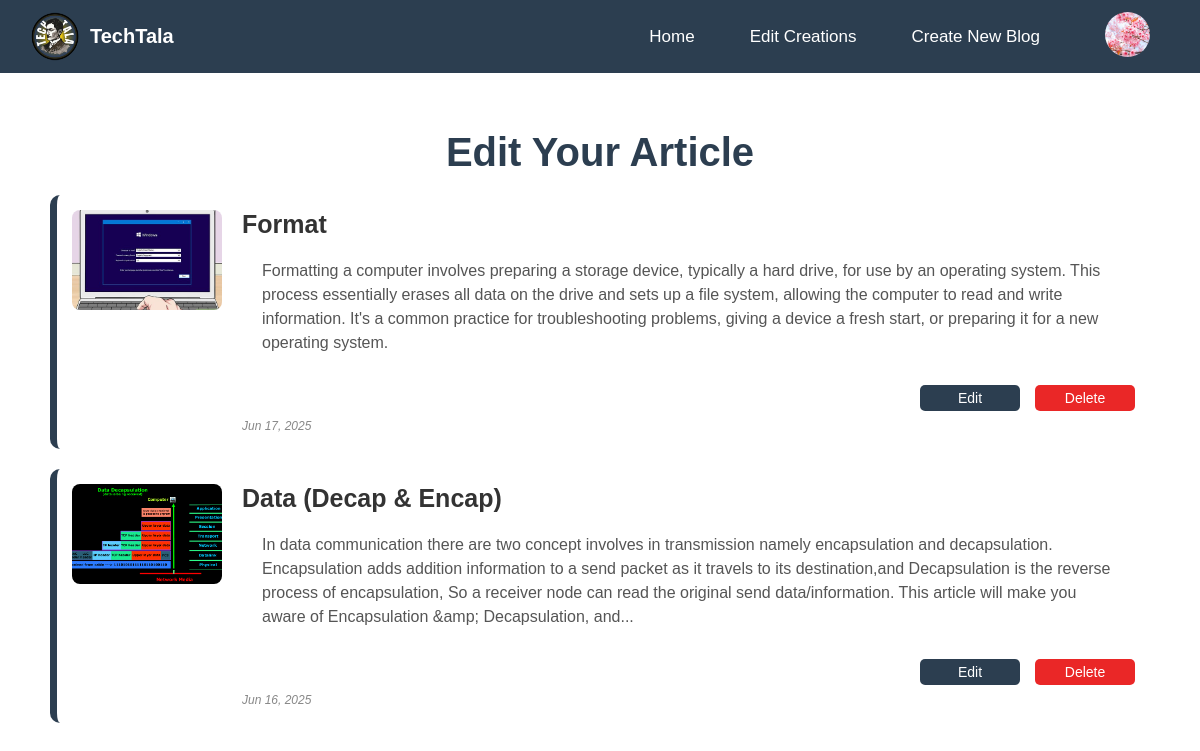
The app's page /Author/creations.php (signed in) with its own data.
### tables this page shows
CREATE TABLE `users` (
  `id` int(11) NOT NULL,
  `username` varchar(30) NOT NULL,
  `pass` varchar(255) NOT NULL,
  `email` varchar(100) NOT NULL,
  `created_at` datetime NOT NULL DEFAULT curtime(),
  `role` varchar(50) DEFAULT NULL,
  `display_name` varchar(100) DEFAULT NULL,
  `gender` enum('male','female','not-specified') DEFAULT NULL,
  `bio` text DEFAULT NULL,
  `profile_picture` varchar(255) DEFAULT NULL
);

CREATE TABLE `post` (
  `id` int(11) NOT NULL,
  `username` varchar(30) NOT NULL,
  `title` varchar(100) NOT NULL,
  `content` text NOT NULL,
  `image` varchar(255) DEFAULT NULL,
  `created_at` datetime NOT NULL DEFAULT curtime(),
  `users_id` int(11) DEFAULT NULL,
  `updated_at` datetime DEFAULT current_timestamp() ON UPDATE current_timestamp()
);

### db.php (called while the page is built, shortened)
<?php
require('db.connect.php');
function executeQuery($sql, $data){
    global $conn;
    $stmt = $conn->prepare($sql);
    if (count($data) > 0) {
        $values = array_values($data);
        $types = str_repeat('s', count($values));
        $stmt->bind_param($types, ...$values);
    }
    $stmt->execute();
    return $stmt;
}
function selectAll($table, $conditions = []){
    global $conn;
    $sql = "SELECT * FROM $table";
    if (empty($conditions)){
        $stmt = $conn->prepare($sql);
        if (!$stmt) {
            die("Prepare failed: " . $conn->error);
        }
        $stmt->execute();
        $records = $stmt->get_result()->fetch_all(MYSQLI_ASSOC);
        return $records;
    } else {
        $i = 0;
        foreach ($conditions as $key => $value){
            if ($i === 0){
                $sql = $sql . " WHERE $key = ?";
            } else {
                $sql = $sql . " AND $key = ?";
            }
            $i++;
        }
        $stmt = executeQuery($sql, $conditions);
        $records = $stmt->get_result()->fetch_all(MYSQLI_ASSOC);
        return $records;
    }
}
function selectOne($table, $conditions = []){
    $sql = "SELECT * FROM $table";
    $i = 0;
    foreach ($conditions as $key => $value){
        if ($i === 0){
            $sql = $sql . " WHERE $key = ?";
        } else {
            $sql = $sql . " AND $key = ?";
        }
        $i++;
    }
    $sql = $sql . " LIMIT 1";
    $stmt = executeQuery($sql, $conditions);
    $records = $stmt->get_result()->fetch_all(MYSQLI_ASSOC);
    return !empty($records) ? $records[0] : [];
}
function remove($html) {
    $html = str_replace(['</p><p>', '<br>', '<br/>', '<br />'], ["\n\n", "\n", "\n", "\n"], $html);
    return strip_tags($html);
}
?>

### Author/creations.php (the view, shortened to what this page needs)
<?php
include '../db.connect.php';
include '../db.php';
$table = 'post';
$user_id = $_SESSION['user_id'];
$conditions = ['users_id' => $user_id];
$own_articles = selectAll($table, $conditions);
if (!empty($own_articles)) {
    usort($own_articles, function($a, $b) {
        return strtotime($b['created_at']) - strtotime($a['created_at']);
    });
}
?>
<!DOCTYPE html>
<html lang="en">
<head>
    <link rel="stylesheet" href="creation.css">
</head>
<body>
    <?php include ("header.php")?>
    <div class="content">
        <h1>Edit Your Article</h1>
        <div class="main">
            <?php if (!empty($own_articles)): ?>
                <?php foreach ($own_articles as $post): ?>
                    <div class="box">
                        <?php if (!empty($post['image'])): ?>
                            <div class="image">
                                <img src="images/<?php echo htmlspecialchars($post['image']); ?>"
                                    alt="<?php echo htmlspecialchars($post['title']); ?>">
                            </div>
                        <?php endif; ?>
                        <div class="header-content">
                            <h2><?php echo htmlspecialchars($post['title']); ?></h2>
                            <p><?php
                                $content = htmlspecialchars(remove($post['content']));
                                echo strlen($content) > 400 ? substr($content, 0, 400) . '...' : $content;
                            ?></p>
                            <div class="button">
                                <a class="edit" href="editpost.php?id=<?php echo $post['id']; ?>">Edit</a>
                                <a class="delete" href="?deletePost=<?php echo $post['id']; ?>" onclick="return confirm('Are you sure you want to delete this post?');">Delete</a>
                            </div>
                            <div class="date">
                                <?php if (isset($post['created_at'])): ?>
                                    <span><?php echo date('M j, Y', strtotime($post['created_at'])); ?></span>
                                <?php endif; ?>
                            </div>
                        </div>
                    </div>
                <?php endforeach; ?>
            <?php else: ?>
                    <p>You haven't created any articles yet.</p>
            </div>
            <?php endif; ?>
        </div>
    </div>
</body>
</html>

### Author/header.php (shortened to what this page needs)
<?php
require_once '../db.connect.php';
require_once '../db.php';
$profile_pic_path = 'image/profile.png';
if (isset($_SESSION['user_id'])) {
    $user = selectOne('users', ['id' => $_SESSION['user_id']]);
    if ($user && !empty($user['profile_picture'])) {
        $profile_pic_path = '../profiles/' . $user['profile_picture'];
    }
}
?>
<!DOCTYPE html>
<html lang="en">
<head>
    <link rel="stylesheet" href="header.css">
</head>
<body>
    <nav>
        <img src="image/logo.png" class="logo">
        <h3>TechTala</h3>
        <ul>
            <li><a href="homepage.php">Home</a></li>
            <li><a href="creations.php">Edit Creations</a></li>
            <li><a href="create_newblog.php">Create New Blog</a></li>
            <li><div class="drop">
            <div class="menu">
                <img class="profile" src="<?php echo htmlspecialchars($profile_pic_path); ?>" alt="Profile Picture"?>
            </div>
            </div></div></li>
        </ul>
    </nav>
</body>
</html>

### Author/creation.css (style rules this page uses)
nav { background-color: #2C3E50; }
.content { padding: 50px; }
.content h1 { text-align: center; font-size: 40px; color: #2C3E50; font-weight: bold; margin-top: 80px; }
.main { margin-top: 10px; }
.box { margin-top: 20px; background-color: white; border-radius: 10px; padding: 15px; height: auto; border-left: 7px solid #2C3E50; transition: 0.5s; display: flex; align-items: flex-start; gap: 20px; }
.box .image { width: 150px; height: 100px; overflow: hidden; border-radius: 8px; flex-shrink: 0; }
.box .image img { width: 100%; height: 100%; object-fit: cover; }
.box .header-content { flex: 1; }
.box .button .delete { background-color: #ea2727; color: white; padding: 5px 10px; }
.box h2 { margin-bottom: 15px; font-size: 25px; color: #333; }
.box p { padding: 5px 20px 20px 20px; color: #555; line-height: 1.5; }
.button { display: flex; justify-content: flex-end; gap: 15px; }
.button a { padding: 5px 10px; border: none; border-radius: 5px; font-size: 14px; cursor: pointer; text-decoration: none; display: flex; margin-top: 10px; margin-bottom: 5px; justify-content: center; width: 100px; }
.button .edit { background-color: #2C3E50; color: white; padding: 5px 10px; }
span { bottom: 10px; left: 15px; font-size: 12px; color: #888; font-style: italic; margin-top: 20px; }

### Author/header.css (style rules this page uses)
* { margin: 0; padding: 0; box-sizing: border-box; font-family: 'Poppins', sans-serif; }
nav { width: 100%; position: fixed; top: 0; left: 0; padding: 2px 10px; display: flex; align-items: center; z-index: 1000; }
nav .logo { width: 70px; margin-left: 10px; }
h3 { color: #fff; font-size: 20px; text-decoration: none; display: inline-block; position: fixed; margin-left: 80px; }
nav ul { margin-left: auto; display: flex; align-items: center; gap: 35px; }
nav ul li { list-style: none; display: inline-block; }
nav ul li a { text-decoration: none; color: #fff; font-size: 17px; transition: 0.3s; position: relative; padding: 0 10px; }
nav ul li a::after { content: ""; position: absolute; left: 0; bottom: -10px; width: 0%; height: 2px; background: white; margin-left: 50px; transition: 0.4s ease; }
.drop { position: relative; display: inline-block; padding: 10px; border-radius: 10px; cursor: pointer; }
.profile { width: 45px; height: 45px; margin-left: 10px; margin-right: 30px; border-radius: 50%; object-fit: cover; }

### records on screen
users: profile_picture (picture)
post: image+title (picture), title "Format", content "Formatting a computer involves preparing a storage device, typically a hard drive, for use by an operating system. This process essentially erases all data on the drive and sets up a file system, allowing the computer to read and write information. It's a common practice for troubleshooting problems, giving a device a fresh start, or preparing it for a new operating system.", created_at "Jun 17, 2025"
post: image (picture), title "Data (Decap & Encap)", content "In data communication there are two concept involves in transmission namely encapsulation and decapsulation. Encapsulation adds addition information to a send packet as it travels to its destination,and Decapsulation is the reverse process of encapsulation, So a receiver node can read the original send data/information. This article will make you aware of Encapsulation &amp; Decapsulation, and", created_at "Jun 16, 2025"
